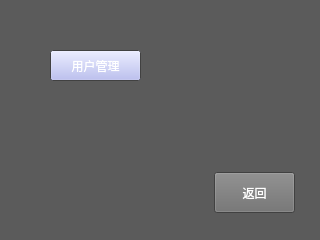
<?xml version="1.0" encoding="UTF-8"?>
<ui version="4.0">
 <class>Generaluser</class>
 <widget class="QWidget" name="Generaluser">
  <property name="geometry">
   <rect>
    <x>0</x>
    <y>0</y>
    <width>320</width>
    <height>240</height>
   </rect>
  </property>
  <property name="palette">
   <palette>
    <active>
     <colorrole role="Base">
      <brush brushstyle="SolidPattern">
       <color alpha="255">
        <red>255</red>
        <green>255</green>
        <blue>255</blue>
       </color>
      </brush>
     </colorrole>
     <colorrole role="Window">
      <brush brushstyle="SolidPattern">
       <color alpha="255">
        <red>91</red>
        <green>91</green>
        <blue>91</blue>
       </color>
      </brush>
     </colorrole>
    </active>
    <inactive>
     <colorrole role="Base">
      <brush brushstyle="SolidPattern">
       <color alpha="255">
        <red>255</red>
        <green>255</green>
        <blue>255</blue>
       </color>
      </brush>
     </colorrole>
     <colorrole role="Window">
      <brush brushstyle="SolidPattern">
       <color alpha="255">
        <red>91</red>
        <green>91</green>
        <blue>91</blue>
       </color>
      </brush>
     </colorrole>
    </inactive>
    <disabled>
     <colorrole role="Base">
      <brush brushstyle="SolidPattern">
       <color alpha="255">
        <red>91</red>
        <green>91</green>
        <blue>91</blue>
       </color>
      </brush>
     </colorrole>
     <colorrole role="Window">
      <brush brushstyle="SolidPattern">
       <color alpha="255">
        <red>91</red>
        <green>91</green>
        <blue>91</blue>
       </color>
      </brush>
     </colorrole>
    </disabled>
   </palette>
  </property>
  <property name="windowTitle">
   <string>Form</string>
  </property>
  <widget class="QPushButton" name="generalbnz">
   <property name="geometry">
    <rect>
     <x>50</x>
     <y>50</y>
     <width>91</width>
     <height>31</height>
    </rect>
   </property>
   <property name="palette">
    <palette>
     <active>
      <colorrole role="Button">
       <brush brushstyle="SolidPattern">
        <color alpha="255">
         <red>174</red>
         <green>179</green>
         <blue>240</blue>
        </color>
       </brush>
      </colorrole>
      <colorrole role="ButtonText">
       <brush brushstyle="SolidPattern">
        <color alpha="255">
         <red>255</red>
         <green>255</green>
         <blue>255</blue>
        </color>
       </brush>
      </colorrole>
     </active>
     <inactive>
      <colorrole role="Button">
       <brush brushstyle="SolidPattern">
        <color alpha="255">
         <red>174</red>
         <green>179</green>
         <blue>240</blue>
        </color>
       </brush>
      </colorrole>
      <colorrole role="ButtonText">
       <brush brushstyle="SolidPattern">
        <color alpha="255">
         <red>255</red>
         <green>255</green>
         <blue>255</blue>
        </color>
       </brush>
      </colorrole>
     </inactive>
     <disabled>
      <colorrole role="Button">
       <brush brushstyle="SolidPattern">
        <color alpha="255">
         <red>174</red>
         <green>179</green>
         <blue>240</blue>
        </color>
       </brush>
      </colorrole>
      <colorrole role="ButtonText">
       <brush brushstyle="SolidPattern">
        <color alpha="255">
         <red>120</red>
         <green>120</green>
         <blue>120</blue>
        </color>
       </brush>
      </colorrole>
     </disabled>
    </palette>
   </property>
   <property name="text">
    <string>用户管理</string>
   </property>
  </widget>
  <widget class="QPushButton" name="returnhomebnz">
   <property name="geometry">
    <rect>
     <x>214</x>
     <y>172</y>
     <width>81</width>
     <height>41</height>
    </rect>
   </property>
   <property name="palette">
    <palette>
     <active>
      <colorrole role="Button">
       <brush brushstyle="SolidPattern">
        <color alpha="255">
         <red>111</red>
         <green>111</green>
         <blue>111</blue>
        </color>
       </brush>
      </colorrole>
      <colorrole role="ButtonText">
       <brush brushstyle="SolidPattern">
        <color alpha="255">
         <red>255</red>
         <green>255</green>
         <blue>255</blue>
        </color>
       </brush>
      </colorrole>
     </active>
     <inactive>
      <colorrole role="Button">
       <brush brushstyle="SolidPattern">
        <color alpha="255">
         <red>111</red>
         <green>111</green>
         <blue>111</blue>
        </color>
       </brush>
      </colorrole>
      <colorrole role="ButtonText">
       <brush brushstyle="SolidPattern">
        <color alpha="255">
         <red>255</red>
         <green>255</green>
         <blue>255</blue>
        </color>
       </brush>
      </colorrole>
     </inactive>
     <disabled>
      <colorrole role="Button">
       <brush brushstyle="SolidPattern">
        <color alpha="255">
         <red>111</red>
         <green>111</green>
         <blue>111</blue>
        </color>
       </brush>
      </colorrole>
      <colorrole role="ButtonText">
       <brush brushstyle="SolidPattern">
        <color alpha="255">
         <red>120</red>
         <green>120</green>
         <blue>120</blue>
        </color>
       </brush>
      </colorrole>
     </disabled>
    </palette>
   </property>
   <property name="text">
    <string>返回</string>
   </property>
  </widget>
 </widget>
 <resources/>
 <connections/>
</ui>
